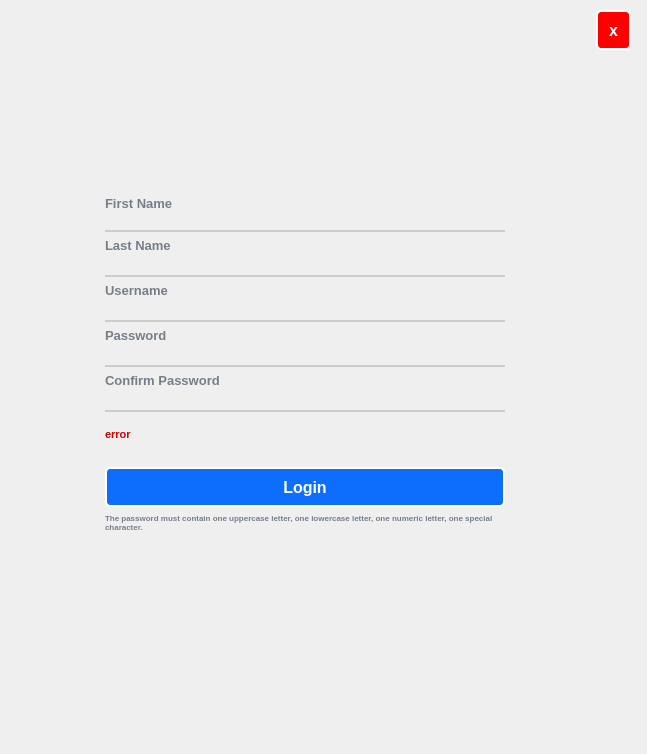
<?xml version="1.0" encoding="UTF-8"?>
<ui version="4.0">
 <class>User_profile_create_page</class>
 <widget class="QWidget" name="User_profile_create_page">
  <property name="geometry">
   <rect>
    <x>0</x>
    <y>0</y>
    <width>647</width>
    <height>754</height>
   </rect>
  </property>
  <property name="windowTitle">
   <string>User Registration</string>
  </property>
  <property name="styleSheet">
   <string notr="true">/* Set style for function widget */
#widget{
	background-color:#fff;
	border-radius: 5px;
}

/* Set style for QLabel */
QLabel{
	color:#767e89
}

QLabel#error_message_Label{
	color:#cd0000;
}

/* Set style for QLineEdit */
QLineEdit {
	border: none;
	border-bottom: 2px solid #cccccc;
}

QLineEdit:focus{
	border-bottom: 2px solid #28a2a2;
}

/* Set style for QPushButton */
QPushButton#login_PB {
	background-color: #0d6efd;
	border:  2px solid#fff;
	color:#fff;
	border-radius: 5px;
	padding: 6px;
	margin-top: 10px;
}

QPushButton#close_PB {
	background-color: #ff0000;
	border:  2px solid#fff;
	color:#fff;
	border-radius: 5px;
}

QPushButton:hover,
QPushButton:clicked{
	background-color: #0b5ed7;
	border:  2px solid #9ac3fe;
}</string>
  </property>
  <widget class="QWidget" name="layoutWidget">
   <property name="geometry">
    <rect>
     <x>20</x>
     <y>10</y>
     <width>611</width>
     <height>661</height>
    </rect>
   </property>
   <layout class="QGridLayout" name="gridLayout">
    <item row="0" column="3">
     <spacer name="horizontalSpacer_3">
      <property name="orientation">
       <enum>Qt::Horizontal</enum>
      </property>
      <property name="sizeHint" stdset="0">
       <size>
        <width>40</width>
        <height>20</height>
       </size>
      </property>
     </spacer>
    </item>
    <item row="0" column="4">
     <widget class="QPushButton" name="close_PB">
      <property name="sizePolicy">
       <sizepolicy hsizetype="Preferred" vsizetype="Preferred">
        <horstretch>0</horstretch>
        <verstretch>0</verstretch>
       </sizepolicy>
      </property>
      <property name="minimumSize">
       <size>
        <width>35</width>
        <height>40</height>
       </size>
      </property>
      <property name="maximumSize">
       <size>
        <width>35</width>
        <height>40</height>
       </size>
      </property>
      <property name="font">
       <font>
        <pointsize>12</pointsize>
        <weight>75</weight>
        <bold>true</bold>
       </font>
      </property>
      <property name="styleSheet">
       <string notr="true"/>
      </property>
      <property name="text">
       <string>x</string>
      </property>
      <property name="iconSize">
       <size>
        <width>20</width>
        <height>20</height>
       </size>
      </property>
      <property name="flat">
       <bool>true</bool>
      </property>
     </widget>
    </item>
    <item row="3" column="1" colspan="2">
     <layout class="QVBoxLayout" name="verticalLayout_6">
      <item>
       <layout class="QVBoxLayout" name="verticalLayout">
        <property name="spacing">
         <number>3</number>
        </property>
        <property name="sizeConstraint">
         <enum>QLayout::SetDefaultConstraint</enum>
        </property>
        <item>
         <widget class="QLabel" name="first_name_Label">
          <property name="font">
           <font>
            <family>MS Shell Dlg 2</family>
            <pointsize>10</pointsize>
            <weight>75</weight>
            <italic>false</italic>
            <bold>true</bold>
           </font>
          </property>
          <property name="styleSheet">
           <string notr="true"/>
          </property>
          <property name="text">
           <string>First Name</string>
          </property>
         </widget>
        </item>
        <item>
         <widget class="QLineEdit" name="first_name_LineEdit">
          <property name="enabled">
           <bool>true</bool>
          </property>
          <property name="sizePolicy">
           <sizepolicy hsizetype="Expanding" vsizetype="Fixed">
            <horstretch>0</horstretch>
            <verstretch>0</verstretch>
           </sizepolicy>
          </property>
          <property name="minimumSize">
           <size>
            <width>400</width>
            <height>0</height>
           </size>
          </property>
          <property name="styleSheet">
           <string notr="true">background-color:rgba(0,0,0,0);
font: 12pt &quot;MS Shell Dlg 2&quot;;</string>
          </property>
          <property name="inputMask">
           <string/>
          </property>
          <property name="text">
           <string/>
          </property>
         </widget>
        </item>
       </layout>
      </item>
      <item>
       <layout class="QVBoxLayout" name="verticalLayout_2">
        <item>
         <widget class="QLabel" name="Last_name_Label">
          <property name="font">
           <font>
            <family>MS Shell Dlg 2</family>
            <pointsize>10</pointsize>
            <weight>75</weight>
            <italic>false</italic>
            <bold>true</bold>
           </font>
          </property>
          <property name="styleSheet">
           <string notr="true"/>
          </property>
          <property name="text">
           <string>Last Name</string>
          </property>
         </widget>
        </item>
        <item>
         <widget class="QLineEdit" name="Last_name_LineEdit">
          <property name="styleSheet">
           <string notr="true">background-color:rgba(0,0,0,0);
font: 12pt &quot;MS Shell Dlg 2&quot;;</string>
          </property>
         </widget>
        </item>
       </layout>
      </item>
      <item>
       <layout class="QVBoxLayout" name="verticalLayout_3">
        <item>
         <widget class="QLabel" name="username_Label">
          <property name="font">
           <font>
            <family>MS Shell Dlg 2</family>
            <pointsize>10</pointsize>
            <weight>75</weight>
            <italic>false</italic>
            <bold>true</bold>
           </font>
          </property>
          <property name="styleSheet">
           <string notr="true"/>
          </property>
          <property name="text">
           <string>Username</string>
          </property>
         </widget>
        </item>
        <item>
         <widget class="QLineEdit" name="username_LineEdit">
          <property name="styleSheet">
           <string notr="true">background-color:rgba(0,0,0,0);
font: 12pt &quot;MS Shell Dlg 2&quot;;</string>
          </property>
         </widget>
        </item>
       </layout>
      </item>
      <item>
       <layout class="QVBoxLayout" name="verticalLayout_4">
        <item>
         <widget class="QLabel" name="password_Label">
          <property name="font">
           <font>
            <family>MS Shell Dlg 2</family>
            <pointsize>10</pointsize>
            <weight>75</weight>
            <italic>false</italic>
            <bold>true</bold>
           </font>
          </property>
          <property name="styleSheet">
           <string notr="true"/>
          </property>
          <property name="text">
           <string>Password</string>
          </property>
         </widget>
        </item>
        <item>
         <widget class="QLineEdit" name="password_LineEdit">
          <property name="styleSheet">
           <string notr="true">background-color:rgba(0,0,0,0);
font: 12pt &quot;MS Shell Dlg 2&quot;;</string>
          </property>
         </widget>
        </item>
       </layout>
      </item>
      <item>
       <layout class="QVBoxLayout" name="verticalLayout_5">
        <item>
         <widget class="QLabel" name="confirm_password_Label">
          <property name="font">
           <font>
            <family>MS Shell Dlg 2</family>
            <pointsize>10</pointsize>
            <weight>75</weight>
            <italic>false</italic>
            <bold>true</bold>
           </font>
          </property>
          <property name="styleSheet">
           <string notr="true"/>
          </property>
          <property name="text">
           <string>Confirm Password</string>
          </property>
         </widget>
        </item>
        <item>
         <widget class="QLineEdit" name="confirm_password_LineEdit">
          <property name="styleSheet">
           <string notr="true">background-color:rgba(0,0,0,0);
font: 12pt &quot;MS Shell Dlg 2&quot;;</string>
          </property>
         </widget>
        </item>
        <item>
         <spacer name="verticalSpacer_3">
          <property name="orientation">
           <enum>Qt::Vertical</enum>
          </property>
          <property name="sizeHint" stdset="0">
           <size>
            <width>20</width>
            <height>10</height>
           </size>
          </property>
         </spacer>
        </item>
        <item>
         <widget class="QLabel" name="error_message_Label">
          <property name="font">
           <font>
            <family>MS Shell Dlg 2</family>
            <pointsize>8</pointsize>
            <weight>75</weight>
            <italic>false</italic>
            <bold>true</bold>
           </font>
          </property>
          <property name="styleSheet">
           <string notr="true"/>
          </property>
          <property name="text">
           <string>error</string>
          </property>
          <property name="wordWrap">
           <bool>true</bool>
          </property>
         </widget>
        </item>
        <item>
         <spacer name="verticalSpacer_4">
          <property name="orientation">
           <enum>Qt::Vertical</enum>
          </property>
          <property name="sizeHint" stdset="0">
           <size>
            <width>20</width>
            <height>10</height>
           </size>
          </property>
         </spacer>
        </item>
        <item>
         <widget class="QPushButton" name="login_PB">
          <property name="minimumSize">
           <size>
            <width>0</width>
            <height>50</height>
           </size>
          </property>
          <property name="font">
           <font>
            <pointsize>12</pointsize>
            <weight>75</weight>
            <bold>true</bold>
           </font>
          </property>
          <property name="text">
           <string>Login</string>
          </property>
         </widget>
        </item>
        <item>
         <widget class="QLabel" name="password_criteria_Label">
          <property name="font">
           <font>
            <family>MS Shell Dlg 2</family>
            <pointsize>6</pointsize>
            <weight>75</weight>
            <italic>false</italic>
            <bold>true</bold>
           </font>
          </property>
          <property name="styleSheet">
           <string notr="true"/>
          </property>
          <property name="text">
           <string>The password must contain one uppercase letter, one lowercase letter, one numeric letter, one special character.</string>
          </property>
          <property name="wordWrap">
           <bool>true</bool>
          </property>
         </widget>
        </item>
       </layout>
      </item>
     </layout>
    </item>
    <item row="3" column="0">
     <spacer name="horizontalSpacer">
      <property name="orientation">
       <enum>Qt::Horizontal</enum>
      </property>
      <property name="sizeHint" stdset="0">
       <size>
        <width>40</width>
        <height>20</height>
       </size>
      </property>
     </spacer>
    </item>
    <item row="4" column="2">
     <spacer name="verticalSpacer_2">
      <property name="orientation">
       <enum>Qt::Vertical</enum>
      </property>
      <property name="sizeHint" stdset="0">
       <size>
        <width>20</width>
        <height>38</height>
       </size>
      </property>
     </spacer>
    </item>
    <item row="1" column="4">
     <spacer name="verticalSpacer_5">
      <property name="orientation">
       <enum>Qt::Vertical</enum>
      </property>
      <property name="sizeHint" stdset="0">
       <size>
        <width>20</width>
        <height>40</height>
       </size>
      </property>
     </spacer>
    </item>
   </layout>
  </widget>
 </widget>
 <resources/>
 <connections/>
</ui>
